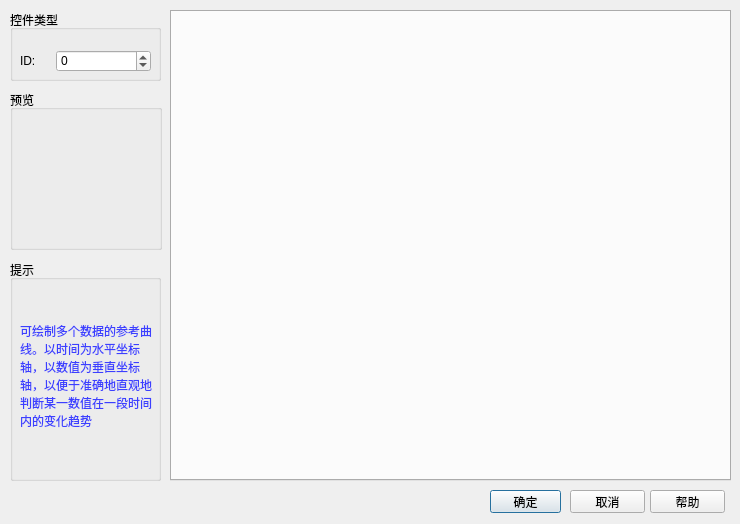
<?xml version="1.0" encoding="UTF-8"?>
<ui version="4.0">
 <class>QTrend</class>
 <widget class="QDialog" name="QTrend">
  <property name="geometry">
   <rect>
    <x>0</x>
    <y>0</y>
    <width>740</width>
    <height>524</height>
   </rect>
  </property>
  <property name="windowTitle">
   <string>Dialog</string>
  </property>
  <widget class="QGroupBox" name="groupBox_ctlType">
   <property name="geometry">
    <rect>
     <x>10</x>
     <y>10</y>
     <width>151</width>
     <height>71</height>
    </rect>
   </property>
   <property name="title">
    <string>控件类型</string>
   </property>
   <widget class="QLabel" name="label_ctlType">
    <property name="geometry">
     <rect>
      <x>10</x>
      <y>14</y>
      <width>131</width>
      <height>21</height>
     </rect>
    </property>
    <property name="styleSheet">
     <string notr="true">color: rgb(255, 85, 0);</string>
    </property>
    <property name="text">
     <string/>
    </property>
    <property name="alignment">
     <set>Qt::AlignCenter</set>
    </property>
   </widget>
   <widget class="QWidget" name="layoutWidget_2">
    <property name="geometry">
     <rect>
      <x>10</x>
      <y>40</y>
      <width>131</width>
      <height>22</height>
     </rect>
    </property>
    <layout class="QHBoxLayout" name="horizontalLayout">
     <item>
      <widget class="QLabel" name="label_3">
       <property name="maximumSize">
        <size>
         <width>30</width>
         <height>16777215</height>
        </size>
       </property>
       <property name="text">
        <string>ID:</string>
       </property>
      </widget>
     </item>
     <item>
      <widget class="QSpinBox" name="spinBox">
       <property name="minimum">
        <number>-1</number>
       </property>
       <property name="maximum">
        <number>100000</number>
       </property>
      </widget>
     </item>
    </layout>
   </widget>
  </widget>
  <widget class="QGroupBox" name="groupBox_preview">
   <property name="geometry">
    <rect>
     <x>10</x>
     <y>90</y>
     <width>152</width>
     <height>160</height>
    </rect>
   </property>
   <property name="title">
    <string>预览</string>
   </property>
   <widget class="QGraphicsView" name="graphicsView">
    <property name="geometry">
     <rect>
      <x>10</x>
      <y>20</y>
      <width>131</width>
      <height>131</height>
     </rect>
    </property>
    <property name="styleSheet">
     <string notr="true">background-color: rgba(255, 255, 255, 0);</string>
    </property>
   </widget>
  </widget>
  <widget class="QGroupBox" name="groupBox_prompt">
   <property name="geometry">
    <rect>
     <x>10</x>
     <y>260</y>
     <width>151</width>
     <height>221</height>
    </rect>
   </property>
   <property name="title">
    <string>提示</string>
   </property>
   <widget class="QLabel" name="label">
    <property name="geometry">
     <rect>
      <x>10</x>
      <y>20</y>
      <width>141</width>
      <height>191</height>
     </rect>
    </property>
    <property name="styleSheet">
     <string notr="true">color: rgb(60, 63, 255);</string>
    </property>
    <property name="text">
     <string>可绘制多个数据的参考曲线。以时间为水平坐标轴，以数值为垂直坐标轴，以便于准确地直观地判断某一数值在一段时间内的变化趋势</string>
    </property>
    <property name="wordWrap">
     <bool>true</bool>
    </property>
   </widget>
  </widget>
  <widget class="QPushButton" name="cancel">
   <property name="geometry">
    <rect>
     <x>570</x>
     <y>490</y>
     <width>75</width>
     <height>23</height>
    </rect>
   </property>
   <property name="focusPolicy">
    <enum>Qt::NoFocus</enum>
   </property>
   <property name="text">
    <string>取消</string>
   </property>
  </widget>
  <widget class="QPushButton" name="help">
   <property name="geometry">
    <rect>
     <x>650</x>
     <y>490</y>
     <width>75</width>
     <height>23</height>
    </rect>
   </property>
   <property name="focusPolicy">
    <enum>Qt::NoFocus</enum>
   </property>
   <property name="text">
    <string>帮助</string>
   </property>
  </widget>
  <widget class="QPushButton" name="accept">
   <property name="geometry">
    <rect>
     <x>490</x>
     <y>490</y>
     <width>71</width>
     <height>23</height>
    </rect>
   </property>
   <property name="text">
    <string>确定</string>
   </property>
   <property name="checkable">
    <bool>false</bool>
   </property>
   <property name="default">
    <bool>true</bool>
   </property>
  </widget>
  <widget class="QTabWidget" name="tabWidget">
   <property name="geometry">
    <rect>
     <x>170</x>
     <y>10</y>
     <width>561</width>
     <height>471</height>
    </rect>
   </property>
   <property name="currentIndex">
    <number>-1</number>
   </property>
  </widget>
 </widget>
 <resources/>
 <connections/>
</ui>
